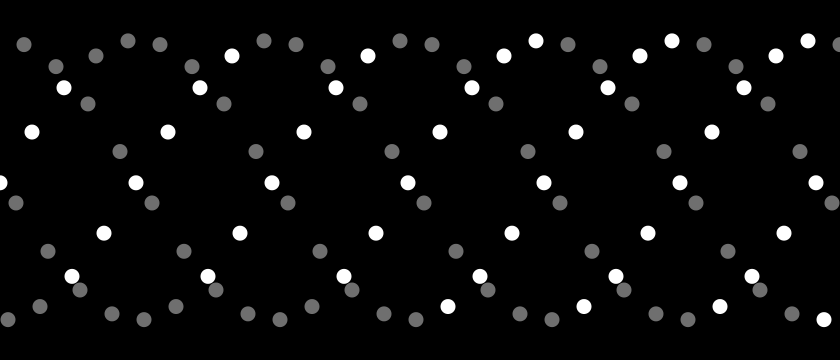
Frame 1 (no input)
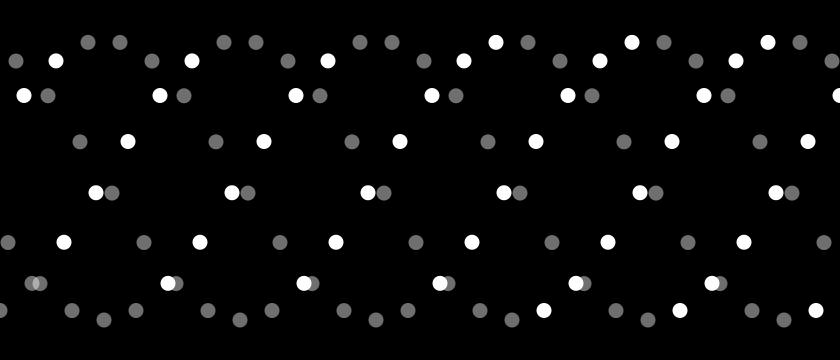
Frame 60 (the mouse pressed at the canvas centre just before this capture)
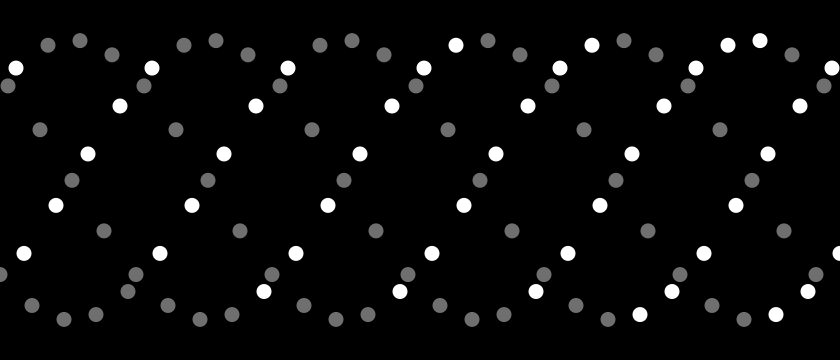
Frame 120 (the mouse held since frame 60 and released just before this capture)

The Processing sketch that drew these frames (run headless with seeded random() and noise(); from frame 60 on, the mouse is pressed at the canvas centre):

// Processing sketch: processing_187597
// ── processing_187597.pde

/**
 * Major tweaks to the sine wave example in the Math section.
 */

int xspacing = 8;   // How far apart should each horizontal location be spaced
int w;              // Width of entire wave

float theta = 0.0;  // Start angle at 0
float amplitude = 140.0;  // Height of wave
float period = 34.0;  // How many pixels before the wave repeats
float dx;  // Value for incrementing X, a function of period and xspacing
float[] yvalues;  // Using an array to store height values for the wave

void setup() {
  size(840, 360);
  w = width+16;
  dx = (TWO_PI / period) * xspacing;
  yvalues = new float[w/xspacing];
 //frameRate(50);
}

void draw() {
  background(0);
  calcWave();
  renderWave();
}

void calcWave() {
  // Increment theta (try different values for 'angular velocity' here
  theta += 0.02;

  // For every x value, calculate a y value with sine function
  float x = theta;
  for (int i = 0; i < yvalues.length; i++) {
    yvalues[i] = sin(x)*amplitude;
    x+=dx;
  }
}

void renderWave() {
  noStroke();
  // A simple way to draw the wave with an ellipse at each location
  for (int x = 0; x < yvalues.length; x++) {
    ellipse(x*xspacing, height/2+yvalues[x], 15, 15);
    if (x<height/4+yvalues[x]) {
      fill(255, 255, 255, 111);
    } else {
      fill(255, 255, 255, 255);
    }
  }
}
